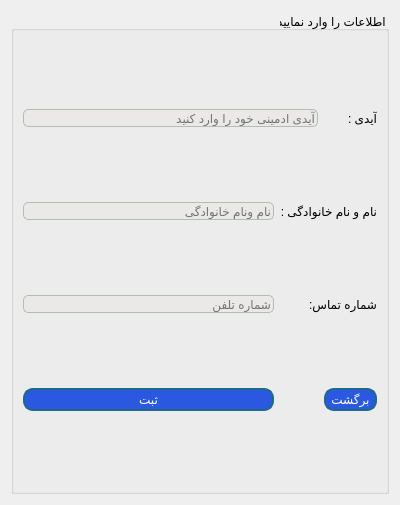
<?xml version="1.0" encoding="UTF-8"?>
<ui version="4.0">
 <class>AddAdmin</class>
 <widget class="QDialog" name="AddAdmin">
  <property name="geometry">
   <rect>
    <x>0</x>
    <y>0</y>
    <width>400</width>
    <height>505</height>
   </rect>
  </property>
  <property name="windowTitle">
   <string>افزودن ادمین</string>
  </property>
  <property name="windowIcon">
   <iconset resource="resources.qrc">
    <normaloff>:/img/images/login.png</normaloff>:/img/images/login.png</iconset>
  </property>
  <property name="styleSheet">
   <string notr="true">
QLineEdit{
	border : 1px solid #b0bfae;
	border-radius : 5px;
	background-color : #ebe8e8;
}

QPushButton{
	border-radius: 10px;
	padding : 2px 5px;
	background :#2b58e0;
	border : 2px solid #21698a;
	color : white;
}
QPushButton:hover {
	background-color : #75a0eb ;
}
QToolButton
{
border-radius:10px;
background:red;
color:white;
}</string>
  </property>
  <layout class="QVBoxLayout" name="verticalLayout">
   <item>
    <widget class="QGroupBox" name="groupBox">
     <property name="title">
      <string>اطلاعات را وارد نمایید </string>
     </property>
     <property name="alignment">
      <set>Qt::AlignRight|Qt::AlignTrailing|Qt::AlignVCenter</set>
     </property>
     <layout class="QGridLayout" name="gridLayout">
      <item row="0" column="0" colspan="2">
       <widget class="QLineEdit" name="adminId">
        <property name="placeholderText">
         <string>آیدی ادمینی خود را وارد کنید</string>
        </property>
       </widget>
      </item>
      <item row="0" column="2">
       <widget class="QLabel" name="label">
        <property name="text">
         <string>آیدی :</string>
        </property>
       </widget>
      </item>
      <item row="1" column="0">
       <widget class="QLineEdit" name="name">
        <property name="placeholderText">
         <string>نام ونام خانوادگی</string>
        </property>
       </widget>
      </item>
      <item row="1" column="1" colspan="2">
       <widget class="QLabel" name="label_2">
        <property name="text">
         <string>نام و نام خانوادگی :</string>
        </property>
       </widget>
      </item>
      <item row="2" column="0">
       <widget class="QLineEdit" name="numberPhone">
        <property name="placeholderText">
         <string>شماره تلفن</string>
        </property>
       </widget>
      </item>
      <item row="2" column="1" colspan="2">
       <widget class="QLabel" name="label_3">
        <property name="text">
         <string>شماره تماس:</string>
        </property>
       </widget>
      </item>
      <item row="3" column="0">
       <widget class="QPushButton" name="submit">
        <property name="text">
         <string>ثبت</string>
        </property>
       </widget>
      </item>
      <item row="3" column="2">
       <widget class="QPushButton" name="back">
        <property name="text">
         <string>برگشت</string>
        </property>
       </widget>
      </item>
     </layout>
    </widget>
   </item>
  </layout>
 </widget>
 <resources>
  <include location="resources.qrc"/>
 </resources>
 <connections/>
</ui>
